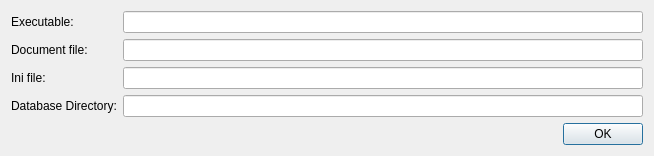
<?xml version="1.0" encoding="UTF-8"?>
<ui version="4.0">
 <class>DocinfoDialog</class>
 <widget class="QDialog" name="DocinfoDialog">
  <property name="geometry">
   <rect>
    <x>0</x>
    <y>0</y>
    <width>654</width>
    <height>145</height>
   </rect>
  </property>
  <property name="windowTitle">
   <string>Files and Directory</string>
  </property>
  <layout class="QGridLayout" name="gridLayout">
   <item row="3" column="0">
    <widget class="QLabel" name="labelDb">
     <property name="text">
      <string>Database Directory:</string>
     </property>
    </widget>
   </item>
   <item row="2" column="0">
    <widget class="QLabel" name="labelIni">
     <property name="text">
      <string>Ini file:</string>
     </property>
    </widget>
   </item>
   <item row="0" column="0">
    <widget class="QLabel" name="label_exe">
     <property name="text">
      <string>Executable:</string>
     </property>
    </widget>
   </item>
   <item row="1" column="0">
    <widget class="QLabel" name="labelDoc">
     <property name="text">
      <string>Document file:</string>
     </property>
     <property name="alignment">
      <set>Qt::AlignLeading|Qt::AlignLeft|Qt::AlignVCenter</set>
     </property>
    </widget>
   </item>
   <item row="2" column="1">
    <widget class="QLineEdit" name="lineIni">
     <property name="readOnly">
      <bool>true</bool>
     </property>
    </widget>
   </item>
   <item row="1" column="1">
    <widget class="QLineEdit" name="lineDoc">
     <property name="readOnly">
      <bool>true</bool>
     </property>
    </widget>
   </item>
   <item row="0" column="1">
    <widget class="QLineEdit" name="lineExe">
     <property name="enabled">
      <bool>true</bool>
     </property>
     <property name="readOnly">
      <bool>true</bool>
     </property>
    </widget>
   </item>
   <item row="3" column="1">
    <widget class="QLineEdit" name="lineDb">
     <property name="readOnly">
      <bool>true</bool>
     </property>
    </widget>
   </item>
   <item row="4" column="1">
    <widget class="QDialogButtonBox" name="buttonBox">
     <property name="orientation">
      <enum>Qt::Horizontal</enum>
     </property>
     <property name="standardButtons">
      <set>QDialogButtonBox::Ok</set>
     </property>
    </widget>
   </item>
  </layout>
 </widget>
 <resources/>
 <connections>
  <connection>
   <sender>buttonBox</sender>
   <signal>accepted()</signal>
   <receiver>DocinfoDialog</receiver>
   <slot>accept()</slot>
   <hints>
    <hint type="sourcelabel">
     <x>248</x>
     <y>254</y>
    </hint>
    <hint type="destinationlabel">
     <x>157</x>
     <y>274</y>
    </hint>
   </hints>
  </connection>
  <connection>
   <sender>buttonBox</sender>
   <signal>rejected()</signal>
   <receiver>DocinfoDialog</receiver>
   <slot>reject()</slot>
   <hints>
    <hint type="sourcelabel">
     <x>316</x>
     <y>260</y>
    </hint>
    <hint type="destinationlabel">
     <x>286</x>
     <y>274</y>
    </hint>
   </hints>
  </connection>
 </connections>
</ui>
